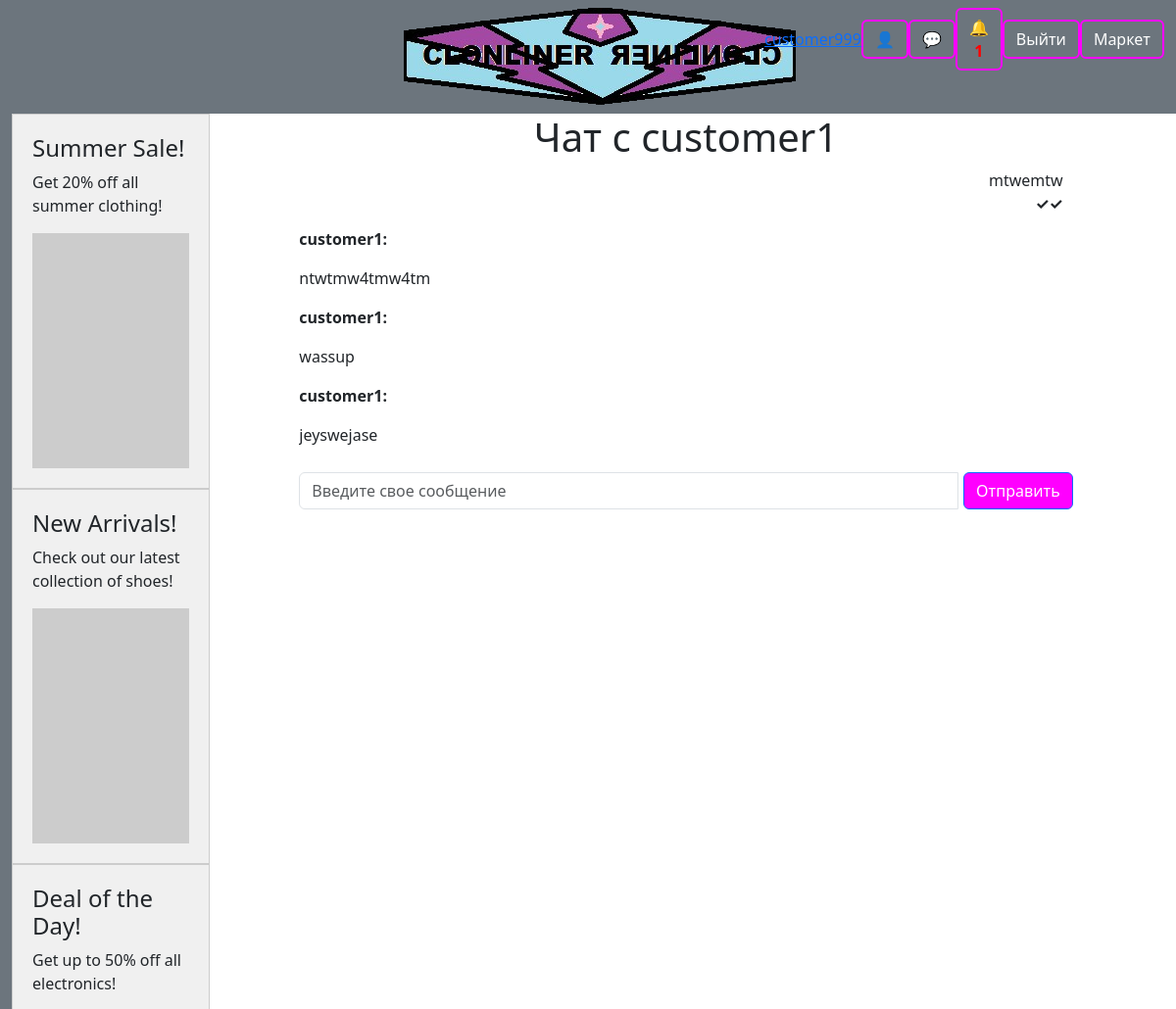
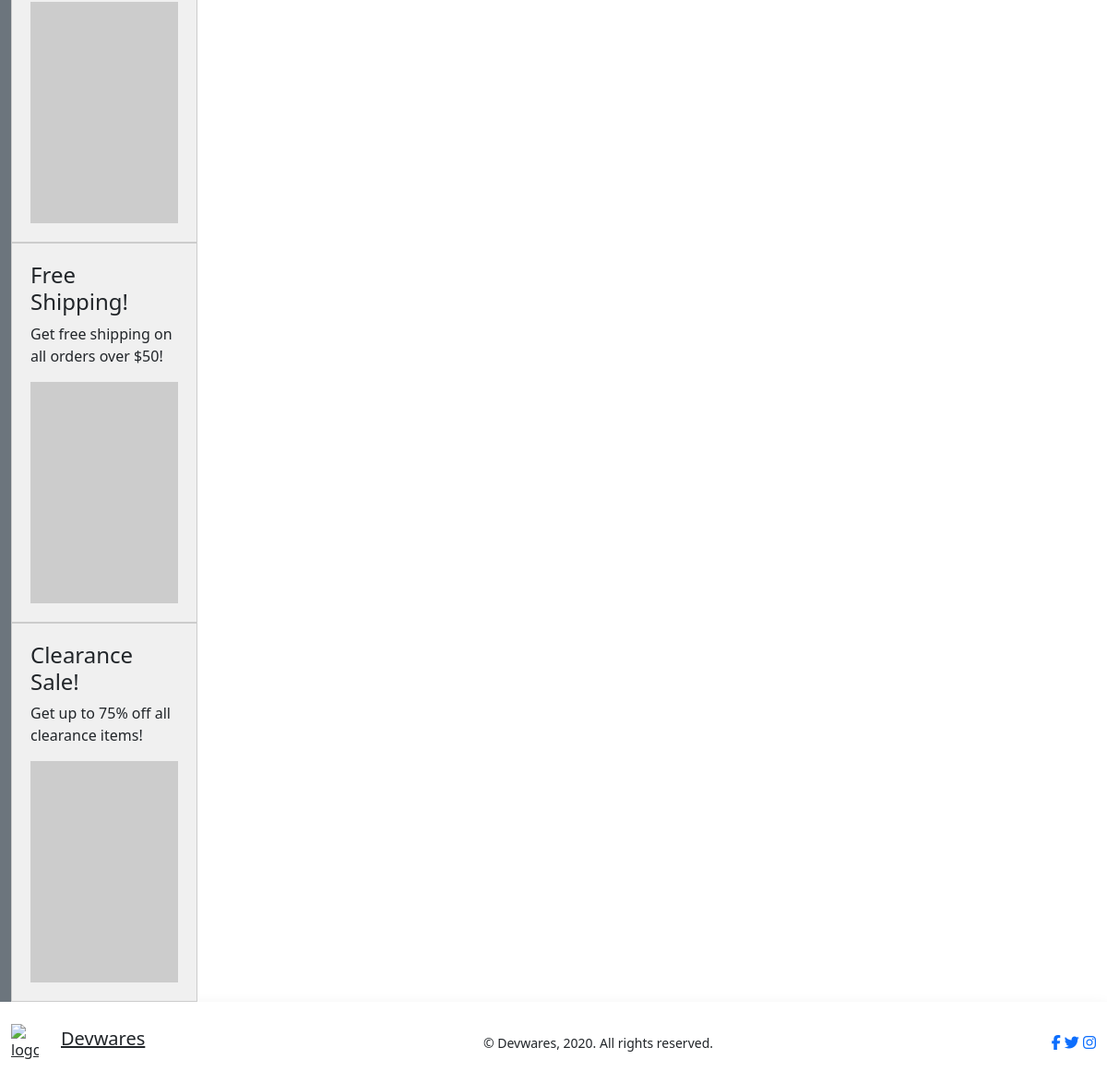
The app's page /open-chat/15/ (signed in) with its own data (2 pictures, top to bottom).
### Clonliner/models.py (models this page shows, shortened)
class Message(models.Model):
    chat = models.ForeignKey(Chat, on_delete=models.CASCADE, verbose_name="Чат", help_text="Выберите чат",
                             related_name='messages')
    sender = models.ForeignKey(User, on_delete=models.CASCADE, verbose_name="Отправитель",
                               help_text="Введите отправителя")
    content = models.TextField(verbose_name="Текст сообщения", help_text="Введите текст сообщения")
    timestamp = models.DateTimeField(auto_now_add=True, verbose_name="Время отправления",
                                     help_text="Введите время отправления")
    status = models.CharField(max_length=10, choices=[('seen', 'Seen'), ('unseen', 'Unseen')], default='unseen',
                              verbose_name="Статус сообщения", help_text="Статус сообщения")
    objects = models.Model

### Clonliner/views.py (the view)
# urls.py: path('open-chat/<int:user_id>/', views.open_chat, name='open_chat'),
@login_required(login_url='login')
def open_chat(request, user_id):
    other_user = get_object_or_404(User, id=user_id)
    chat = Chat.objects.filter(users=request.user).filter(users=other_user).first()
    if chat is not None:
        unseen_messages = Message.objects.filter(chat=chat, sender=other_user, status='unseen')
        unseen_messages.update(status='seen')
        return render(request, 'chat.html', {'chat': chat, 'other_user': other_user})
    if request.user == other_user:
        return HttpResponse("You cannot open a chat with yourself.")
    chat = Chat.objects.create()
    chat.users.add(request.user, other_user)
    return render(request, 'chat.html', {'chat': chat, 'other_user': other_user})

### templates/chat.html (shortened to what this page needs)
{% extends "base.html" %}
{% load static %}
{% block content %}
    <div class="container">
        <h1 class="text-center">Чат с {{ other_user.username }}</h1>
        <div class="row">
            <div class="col-1">
            </div>
            <div class="col-10">
                <div class="message-window" id="message-window">
                {% for message in chat.messages.all %}
                    <div class="message-container {% if message.sender == request.user %}my-message{% else %}other-message{% endif %}">
                        {% if message.sender == request.user %}
                            <div class="message-sent">
                                <span class="message-username">Вы:</span><br>
                                <span>{{ message.content|linebreaksbr }}</span><br>
                                {% if message.status == 'unseen' %}
                                    <span class="message-checkmark">&#10003;</span>
                                {% else %}
                                    <span class="message-checkmark">&#10003;&#10003;</span>
                                {% endif %}
                            </div>
                        {% else %}
                            <div class="message-received">
                                <p class="message-username">{{ message.sender.username }}:</p>
                                <p>{{ message.content|linebreaksbr }}</p>
                            </div>
                        {% endif %}
                    </div>
                {% endfor %}
                </div>
            </div>
        </div>
        <div class="row">
            <div class="col-1">
            </div>
            <div class="col-10">
                <form method="POST" action="{% url 'send_message' chat.id %}">
                    <div class="input-group">
                        <textarea name="content" class="form-control" id="message-input" placeholder="Введите свое сообщение" rows="1" required></textarea>
                        <div class="input-group-append" style="margin-left: 5px;">
                            <button type="submit" class="btn btn-primary" style="background-color: #ff00ff;">Отправить</button>
                        </div>
                    </div>
                </form>
            </div>
        </div>
    </div>
{% endblock %}

### templates/base.html (shortened to what this page needs)
<!DOCTYPE html>
{% load static %}
<html lang="en" xmlns="http://www.w3.org/1999/html">
<head>
    <link href="https://cdn.jsdelivr.net/npm/bootstrap@5.3.0/dist/css/bootstrap.min.css" rel="stylesheet">
    <link rel="stylesheet" type="text/css" href="{% static 'css/styles.css' %}">
</head>
<body>
    <header class="sticky-top bg-secondary">
        <div class="container-fluid">
            <div class="row py-2">
                <div class="col-md-4 text-left">
                </div>
                <div class="col-md-4 text-center">
                    <a href="{% url 'home' %}">
                        <img src="{% static 'clonliner_logo.png' %}">
                    </a>
                </div>
                <div class="col-md-4 text-right">
                    <div class="d-flex justify-content-end align-items-center">
                        {% if user.is_authenticated %}
                        <a class="username-link" href="#">{{ request.user.username }}</a>
                        <div class="dropdown">
                            <button class="btn btn-secondary" style="border: 2px solid #FF00FF;" type="button" id="accountDropdown"
                                data-bs-toggle="dropdown" aria-haspopup="true" aria-expanded="false">
                            </button>
                        </div>
                        <a class="btn btn-secondary" role="button" href="{% url 'chats' %}" style="border: 2px solid #FF00FF;">&#x1F4AC;</a>
                        <button class="btn btn-secondary" style="border: 2px solid #FF00FF;" type="button">&#x1F514;
                            {% if count_chats_with_unseen_messages_sent_to_me > 0 %}
                            <strong style="color:red;">{{ count_chats_with_unseen_messages_sent_to_me }}</strong>
                            {% else %}
                            <strong style="color:white;">{{ count_chats_with_unseen_messages_sent_to_me }}</strong>
                            {% endif %}
                        </button>
                        <a class="btn btn-secondary" role="button" style="border: 2px solid #FF00FF;" href="/logout/">Выйти</a>
                        {% else %}
                        <a class="btn btn-secondary" role="button" style="border: 2px solid #FF00FF;" href="/login/">Войти</a>
                        <a class="btn btn-secondary" role="button" style="border: 2px solid #FF00FF;" href="/customer_registration/">Регистрация</a>
                        {% endif %}
                        <a class="btn btn-secondary" role="button" style="border: 2px solid #FF00FF;" href="{% url 'market' %}">Маркет</a>
                    </div>
                </div>
            </div>
        </div>
    </header>
    <div class="container-fluid">
        <div class="row">
            <div class="col-2 bg-secondary">
                <div class="d-flex flex-column align-items-start" style="height: 100%">
                    <a class="nav-link" href="#">
                        <div style="background-color: #f0f0f0; padding: 20px; border: 1px solid #ccc;">
                            <h4>Summer Sale!</h4>
                            <p>Get 20% off all summer clothing!</p>
                            <img src="https://picsum.photos/160/240?image=600" alt="Summer Sale Image">
                        </div>
                    </a>
                    <a class="nav-link" href="#">
                        <div style="background-color: #f0f0f0; padding: 20px; border: 1px solid #ccc;">
                            <h4>New Arrivals!</h4>
                            <p>Check out our latest collection of shoes!</p>
                            <img src="https://picsum.photos/160/240?image=700" alt="New Arrivals Image">
                        </div>
                    </a>
                    <a class="nav-link" href="#">
                        <div style="background-color: #f0f0f0; padding: 20px; border: 1px solid #ccc;">
                            <h4>Deal of the Day!</h4>
                            <p>Get up to 50% off all electronics!</p>
                            <img src="https://picsum.photos/160/240?image=200" alt="Deal of the Day Image">
                        </div>
                    </a>
                    <a class="nav-link" href="#">
                        <div style="background-color: #f0f0f0; padding: 20px; border: 1px solid #ccc;">
                            <h4>Free Shipping!</h4>
                            <p>Get free shipping on all orders over $50!</p>
                            <img src="https://picsum.photos/160/240?image=400" alt="Free Shipping Image">
                        </div>
                    </a>
                    <a class="nav-link" href="#">
                        <div style="background-color: #f0f0f0; padding: 20px; border: 1px solid #ccc;">
                            <h4>Clearance Sale!</h4>
                            <p>Get up to 75% off all clearance items!</p>
                            <img src="https://picsum.photos/160/240?image=500" alt="Clearance Sale Image">
                        </div>
                    </a>
                </div>
            </div>
            <div class="col-10">
                {% block content %}{% endblock %}
            </div>
        </div>
    </div>
    <footer class="shadow">
        <div class="container-fluid">
            <div class="d-flex justify-content-between align-items-center mx-auto py-4 flex-wrap">
                <a href="/#" class="d-flex align-items-center p-0 text-dark">
                    <img alt="logo" src="../img/logo.png" width="30px" />
                    <span class="ms-4 h5 font-weight-bold">Devwares</span>
                </a>
                <small>&copy; Devwares, 2020. All rights reserved.</small>
                <div class="social-icons">
                    <a href="#" class="social-icon"><i class="fab fa-facebook-f"></i></a>
                    <a href="#" class="social-icon"><i class="fab fa-twitter"></i></a>
                    <a href="#" class="social-icon"><i class="fab fa-instagram"></i></a>
                </div>
            </div>
        </div>
    </footer>
</body>
</html>

### static/css/styles.css (style rules this page uses)
.message-window { max-height: 300px; overflow-y: auto; margin-bottom: 10px; padding-right: 10px; }
.message-container { margin-bottom: 10px; max-width: 50%; word-wrap: break-word; }
.my-message { text-align: right; margin-left: auto; }
.other-message { text-align: left; margin-right: auto; }
.message-sent, .message-received { margin-bottom: 5px; }
.message-username { font-weight: bold; }
.message-checkmark { display: inline-block; font-weight: bold; margin-bottom: 2px; }
textarea.form-control { resize: none; }

### records on screen
Message: content "mtwemtw"
Message: sender.username "customer1", content "ntwtmw4tmw4tm"
Message: sender.username "customer1", content "wassup"
Message: sender.username "customer1", content "jeyswejase"

### other values on screen
{{ request.user.username }} "customer999"
{{ count_chats_with_unseen_messages_sent_to_me }} "1"
{{ other_user.username }} "customer1"
